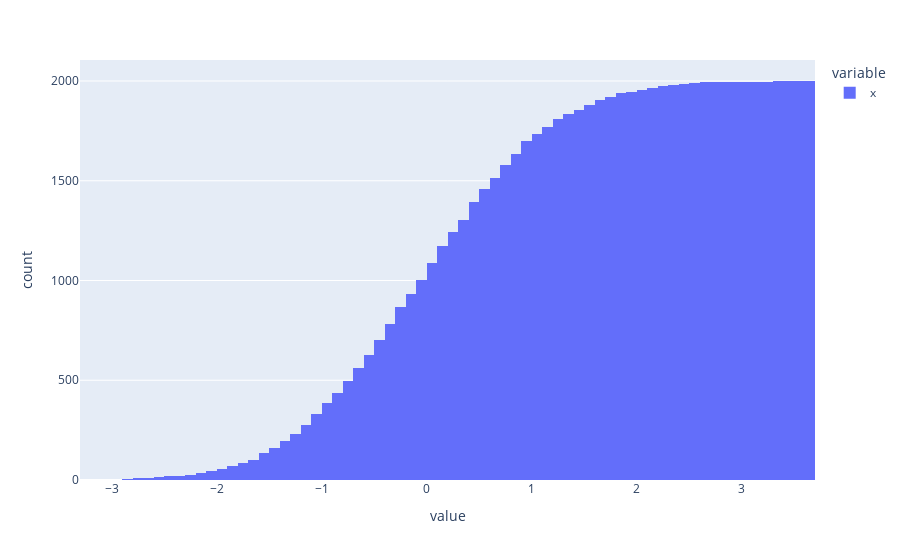

The notebook cell this image was saved under:
### Code cell
px.histogram(df.x, cumulative=True)

### Figure 1 — Plotly figure (JSON) as saved in the notebook; plotly's stock layout.template omitted (floating-point values rounded to 4 significant figures; data arrays with more than 128 entries replaced by an {"elided": "..."} marker saying what was removed)
{"data": [{"alignmentgroup": "True", "bingroup": "x", "cumulative": {"enabled": true}, "hovertemplate": "variable=x<br>value=%{x}<br>count=%{y}<extra></extra>", "legendgroup": "x", "marker": {"color": "#636efa", "pattern": {"shape": ""}}, "name": "x", "offsetgroup": "x", "orientation": "v", "showlegend": true, "type": "histogram", "x": {"elided": "2000 float values"}, "xaxis": "x", "yaxis": "y"}], "layout": {"autosize": true, "barmode": "relative", "legend": {"title": {"text": "variable"}, "tracegroupgap": 0}, "margin": {"t": 60}, "xaxis": {"anchor": "y", "autorange": true, "domain": [0, 1], "range": [-3.3, 3.7], "title": {"text": "value"}, "type": "linear"}, "yaxis": {"anchor": "x", "autorange": true, "domain": [0, 1], "range": [0, 2105.0], "title": {"text": "count"}}}}
